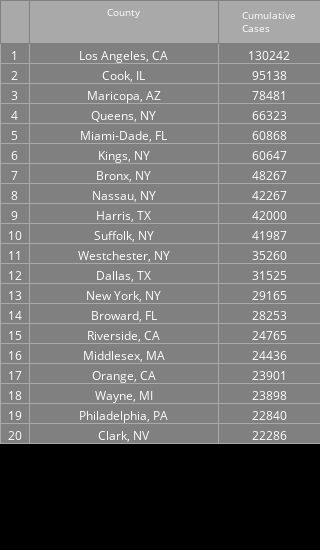
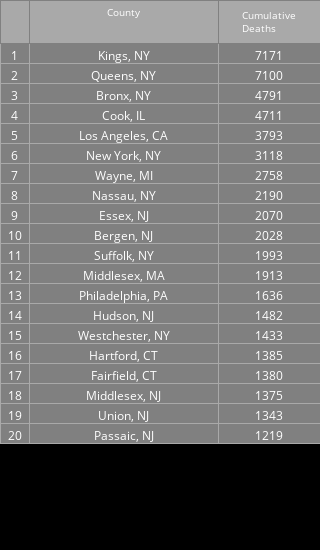
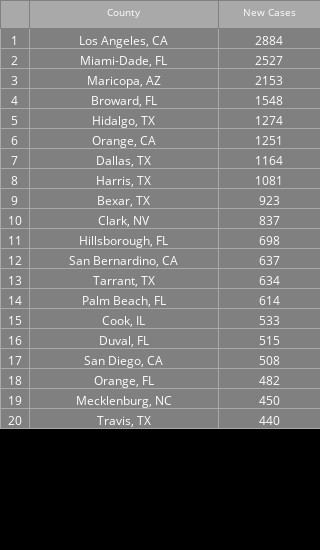
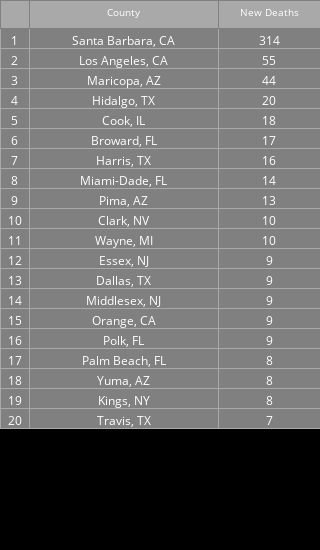

The code cell stored with these charts, in order, in its notebook:
### Code cell
if __name__ == '__main__':
    print('loading data...')
    NUM_DAYS_LIST = [1, 2, 3, 4, 5, 6, 7]
    df_county = load_data.load_county_level(data_dir=oj(parentdir, 'data')).fillna(0)
    df_county = add_preds(df_county, NUM_DAYS_LIST=NUM_DAYS_LIST, cached_dir=oj(parentdir, 'data')) # adds keys like "Predicted Deaths 1-day"

    ## orgnize predicts as array
    
    add_pre(df_county,'Predicted Cases ','pred_cases','pred_new_cases')
    add_pre(df_county,'Predicted Deaths ','pred_deaths','pred_new_deaths')

    ## add new cases/death to dataframe
    add_new(df_county)
    ## Add new cases/deaths predictions and their intervals 
    df_county = add_new_pre(df_county, 'Predicted Cases ', 'tot_cases', 'pred_new_cases')
    df_county = add_new_pre(df_county, 'Predicted Deaths ', 'tot_deaths', 'pred_new_deaths')

    ##fill missing values of some state full names
    fillstate(df_county)
    ## Add cases/deaths rate to the dataframe
    add_rates(df_county)
    #generate_all_counties()
    ## keys for the tab and map
    keys = ['Cumulative Cases','Cumulative Deaths','New Cases','New Deaths','Cases per 100k','Deaths per 100k','New Cases per 100k','New Deaths per 100k']
    ## generate maps in different tabs
    maps = generate_map(df_county)
    ## update html of search.html
    update_html(maps)

### Figure 1 — Plotly figure (JSON) as saved in the notebook; plotly's stock layout.template omitted (floating-point values rounded to 4 significant figures)
{"data": [{"cells": {"align": "center", "fill": {"color": "grey"}, "font": {"color": "white", "size": 12}, "line": {"color": "darkgrey"}, "values": [[1, 2, 3, 4, 5, 6, 7, 8, 9, 10, 11, 12, 13, 14, 15, 16, 17, 18, 19, 20], ["Los Angeles, CA", "Cook, IL", "Maricopa, AZ", "Queens, NY", "Miami-Dade, FL", "Kings, NY", "Bronx, NY", "Nassau, NY", "Harris, TX", "Suffolk, NY", "Westchester, NY", "Dallas, TX", "New York, NY", "Broward, FL", "Riverside, CA", "Middlesex, MA", "Orange, CA", "Wayne, MI", "Philadelphia, PA", "Clark, NV"], [130242, 95138, 78481, 66323, 60868, 60647, 48267, 42267, 42000, 41987, 35260, 31525, 29165, 28253, 24765, 24436, 23901, 23898, 22840, 22286]]}, "columnwidth": [20, 130, 70], "header": {"align": "center", "fill": {"color": "darkgrey"}, "font": {"color": "white", "size": 10}, "line": {"color": "grey"}, "values": ["", "County", "Cumulative Cases"]}, "type": "table"}], "layout": {"autosize": true, "height": 550, "margin": {"b": 0, "l": 0, "r": 0, "t": 0}, "paper_bgcolor": "rgb(0, 0, 0)", "plot_bgcolor": "rgb(0, 0, 0)", "width": 200}}

### Figure 2 — Plotly figure (JSON) as saved in the notebook; plotly's stock layout.template omitted (floating-point values rounded to 4 significant figures)
{"data": [{"cells": {"align": "center", "fill": {"color": "grey"}, "font": {"color": "white", "size": 12}, "line": {"color": "darkgrey"}, "values": [[1, 2, 3, 4, 5, 6, 7, 8, 9, 10, 11, 12, 13, 14, 15, 16, 17, 18, 19, 20], ["Kings, NY", "Queens, NY", "Bronx, NY", "Cook, IL", "Los Angeles, CA", "New York, NY", "Wayne, MI", "Nassau, NY", "Essex, NJ", "Bergen, NJ", "Suffolk, NY", "Middlesex, MA", "Philadelphia, PA", "Hudson, NJ", "Westchester, NY", "Hartford, CT", "Fairfield, CT", "Middlesex, NJ", "Union, NJ", "Passaic, NJ"], [7171, 7100, 4791, 4711, 3793, 3118, 2758, 2190, 2070, 2028, 1993, 1913, 1636, 1482, 1433, 1385, 1380, 1375, 1343, 1219]]}, "columnwidth": [20, 130, 70], "header": {"align": "center", "fill": {"color": "darkgrey"}, "font": {"color": "white", "size": 10}, "line": {"color": "grey"}, "values": ["", "County", "Cumulative Deaths"]}, "type": "table"}], "layout": {"autosize": true, "height": 550, "margin": {"b": 0, "l": 0, "r": 0, "t": 0}, "paper_bgcolor": "rgb(0, 0, 0)", "plot_bgcolor": "rgb(0, 0, 0)", "width": 200}}

### Figure 3 — Plotly figure (JSON) as saved in the notebook; plotly's stock layout.template omitted (floating-point values rounded to 4 significant figures)
{"data": [{"cells": {"align": "center", "fill": {"color": "grey"}, "font": {"color": "white", "size": 12}, "line": {"color": "darkgrey"}, "values": [[1, 2, 3, 4, 5, 6, 7, 8, 9, 10, 11, 12, 13, 14, 15, 16, 17, 18, 19, 20], ["Los Angeles, CA", "Miami-Dade, FL", "Maricopa, AZ", "Broward, FL", "Hidalgo, TX", "Orange, CA", "Dallas, TX", "Harris, TX", "Bexar, TX", "Clark, NV", "Hillsborough, FL", "San Bernardino, CA", "Tarrant, TX", "Palm Beach, FL", "Cook, IL", "Duval, FL", "San Diego, CA", "Orange, FL", "Mecklenburg, NC", "Travis, TX"], [2884, 2527, 2153, 1548, 1274, 1251, 1164, 1081, 923, 837, 698, 637, 634, 614, 533, 515, 508, 482, 450, 440]]}, "columnwidth": [20, 130, 70], "header": {"align": "center", "fill": {"color": "darkgrey"}, "font": {"color": "white", "size": 10}, "line": {"color": "grey"}, "values": ["", "County", "New Cases"]}, "type": "table"}], "layout": {"autosize": true, "height": 550, "margin": {"b": 0, "l": 0, "r": 0, "t": 0}, "paper_bgcolor": "rgb(0, 0, 0)", "plot_bgcolor": "rgb(0, 0, 0)", "width": 200}}

### Figure 4 — Plotly figure (JSON) as saved in the notebook; plotly's stock layout.template omitted (floating-point values rounded to 4 significant figures)
{"data": [{"cells": {"align": "center", "fill": {"color": "grey"}, "font": {"color": "white", "size": 12}, "line": {"color": "darkgrey"}, "values": [[1, 2, 3, 4, 5, 6, 7, 8, 9, 10, 11, 12, 13, 14, 15, 16, 17, 18, 19, 20], ["Santa Barbara, CA", "Los Angeles, CA", "Maricopa, AZ", "Hidalgo, TX", "Cook, IL", "Broward, FL", "Harris, TX", "Miami-Dade, FL", "Pima, AZ", "Clark, NV", "Wayne, MI", "Essex, NJ", "Dallas, TX", "Middlesex, NJ", "Orange, CA", "Polk, FL", "Palm Beach, FL", "Yuma, AZ", "Kings, NY", "Travis, TX"], [314, 55, 44, 20, 18, 17, 16, 14, 13, 10, 10, 9, 9, 9, 9, 9, 8, 8, 8, 7]]}, "columnwidth": [20, 130, 70], "header": {"align": "center", "fill": {"color": "darkgrey"}, "font": {"color": "white", "size": 10}, "line": {"color": "grey"}, "values": ["", "County", "New Deaths"]}, "type": "table"}], "layout": {"autosize": true, "height": 550, "margin": {"b": 0, "l": 0, "r": 0, "t": 0}, "paper_bgcolor": "rgb(0, 0, 0)", "plot_bgcolor": "rgb(0, 0, 0)", "width": 200}}
